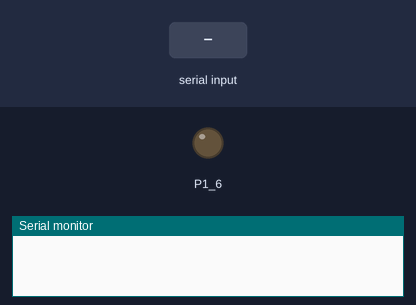
Recording of a sketch running on a simulated TI MSP430 LaunchPad. Parts: output pins drawn as LEDs (lit = HIGH), the last lines printed to the serial monitor. Inputs (shaded band) come from the test bench.

Above: at 1.2 s.
1.3 s: "LEDON\n" received over Serial
At 2.0 s:
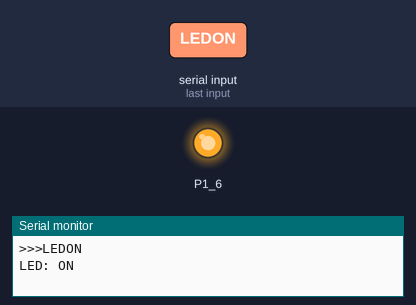
2.8 s: "LEDOFF\n" received over Serial
At 3.1 s:
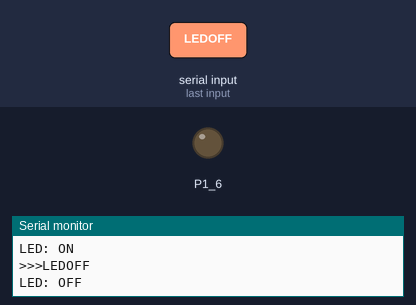
Timing chart, 0 to 5.8 s (numbered marks = the images above; inputs shaded):
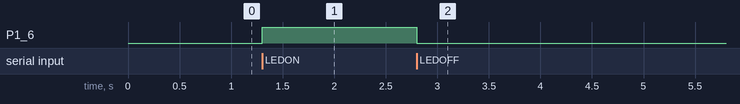

Measured:
- after the input at 1.3 s, P1_6: LOW → HIGH at once
- after the input at 2.8 s, P1_6: HIGH → LOW at once

The sketch:

Ejemplo3.ino
```cpp
/*
  Tutorial 2 - Ejemplo
  En este ejemplo se hace uso de la función serialEvent() para
  detectar cuando ha llegado una linea completa. Tras esto se
  comprueba si es algún comando de los implementados y se
  ejecuta la acción programada en caso de que si lo sea.

  Taller de uControladores ESIBot 2013
*/

// variables que cambiarán:
String inputString = "";         // una cadena que almacenará lo que recibamos
boolean stringComplete = false;  // variable que indica si ha llegado una línea
int push = 0;    		 // variable para leer el estado del botón

void setup() {
  // configuramos los pines:
  pinMode(GREEN_LED, OUTPUT);
  digitalWrite(GREEN_LED, LOW);
  pinMode(PUSH2, INPUT_PULLUP);

  // inicializamos el puerto serie a 9600:
  Serial.begin(9600);
  // reservamos 50 bytes para inputString:
  inputString.reserve(50);
}

void loop() {
  // comprobamos si ha llegado una linea completa:
  if (stringComplete) {
    Serial.println("\n>>>"+inputString);  // imprimimos con >>> delante

    // comando LEDON:
    if(inputString.equalsIgnoreCase("LEDON")) {
      digitalWrite(GREEN_LED, HIGH);
      Serial.println("LED: ON");

    // comando LEDOFF:
	} else if (inputString.equalsIgnoreCase("LEDOFF")) {
      digitalWrite(GREEN_LED, LOW);
      Serial.println("LED: OFF");

    // comando READBUTTON:
    } else if (inputString.equalsIgnoreCase("READBUTTON")) {
      push = digitalRead(PUSH2);
      Serial.print("BOTON PULSADO: ");
      Serial.println((push==1)?"no":"si");

    // comando desconocido:
    } else {
      Serial.println("Comando no reconocido");
    }

    // borramos la cadena:
    inputString = "";
    stringComplete = false;
  }
}

/*
  Un SerialEvent tiene lugar cuando llegan nuevos datos
  en el pin RX de la UART. Esta función se ejecuta entre
  cada iteración del bucle loop(), por tanto usar funciones
  de delay() dentro del bucle puede hacer que la respuesta
  sea más lenta. Múltiples bytes de datos pueden estar
  disponibles al ejecutar esta función.
 */
void serialEvent() {
  while (Serial.available()) {
    // leemos el nuevo byte:
    char inChar = (char)Serial.read();

    // si el caracter de entrada es un \n, lo indicamos
    // en la variable para que el bucle principal pueda
    // hacer algo en consecuencia:
    if (inChar == '\n') {
      stringComplete = true;
    } else {
      // en caso de que sea otro caracter, lo añadimos inputString:
      inputString += inChar;
    }
  }
}
```
